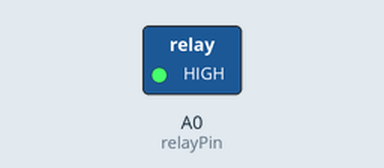
Simulated run of this sketch. Board: Arduino Uno, built with avr-gcc and run on an emulated ATmega328P. On the bench: switched loads named in the sketch (green lamp = pin HIGH). Dashed ring = blinking.

Above: at 0.5 s.
Timing chart, 0 to 4.6 s (numbered marks = the images above):
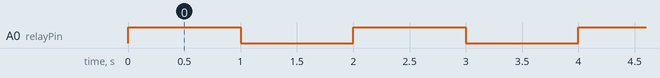

The sketch:

sketch_pjtrealy.ino
```cpp
#define relayPin A0

void setup() {
  Serial.begin(115200);
  pinMode(relayPin, OUTPUT);
}

void loop() {
  digitalWrite(relayPin, HIGH);
  delay(1000);
  // 릴레이를 끄기
  digitalWrite(relayPin, LOW);
  delay(1000);
}
```

Measured:
- by itself, A0 (relayPin): alternates HIGH for 1.0 s and LOW for 1.0 s
